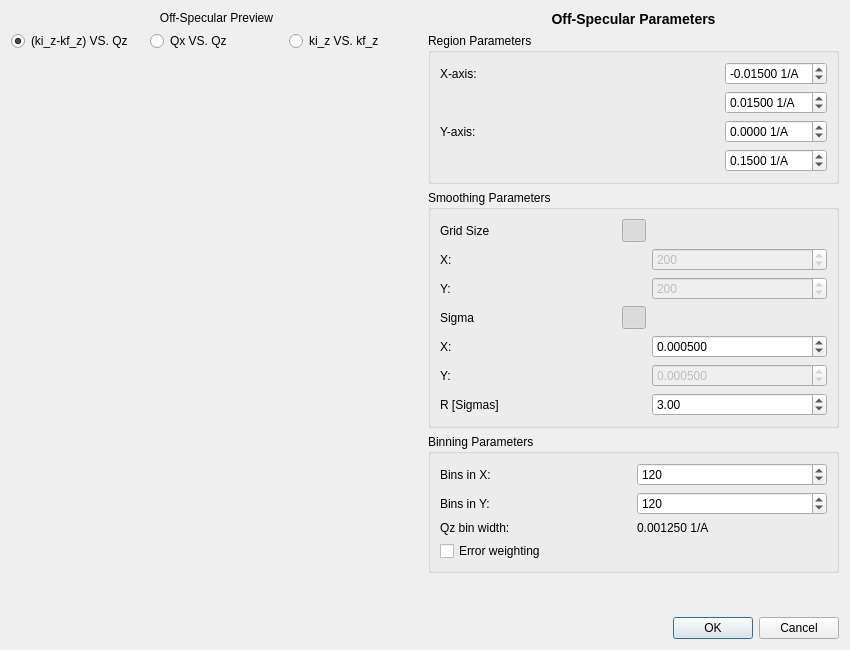
<?xml version="1.0" encoding="UTF-8"?>
<ui version="4.0">
 <class>Dialog</class>
 <widget class="QDialog" name="Dialog">
  <property name="geometry">
   <rect>
    <x>0</x>
    <y>0</y>
    <width>850</width>
    <height>650</height>
   </rect>
  </property>
  <property name="windowTitle">
   <string>QuickNXS - Off-Specular Parameters</string>
  </property>
  <property name="windowIcon">
   <iconset resource="../icons/icons.qrc">
    <normaloff>:/General/logo.png</normaloff>:/General/logo.png</iconset>
  </property>
  <layout class="QVBoxLayout" name="verticalLayout_main">
   <item>
    <layout class="QHBoxLayout" name="horizontalLayout_main">
     <item>
      <layout class="QVBoxLayout" name="verticalLayout_plot">
       <item>
        <widget class="QLabel" name="label_preview">
         <property name="text">
          <string>Off-Specular Preview</string>
         </property>
         <property name="alignment">
          <set>Qt::AlignCenter</set>
         </property>
        </widget>
       </item>
       <item>
        <layout class="QHBoxLayout" name="horizontalLayout_plot_options">
         <item>
          <widget class="QRadioButton" name="kizmkfzVSqz">
           <property name="text">
            <string>(ki_z-kf_z) VS. Qz</string>
           </property>
           <property name="checked">
            <bool>true</bool>
           </property>
          </widget>
         </item>
         <item>
          <widget class="QRadioButton" name="qxVSqz">
           <property name="text">
            <string>Qx VS. Qz</string>
           </property>
          </widget>
         </item>
         <item>
          <widget class="QRadioButton" name="kizVSkfz">
           <property name="text">
            <string>ki_z VS. kf_z</string>
           </property>
          </widget>
         </item>
        </layout>
       </item>
       <item>
        <widget class="MPLWidget" name="plot" native="true">
         <property name="sizePolicy">
          <sizepolicy hsizetype="Expanding" vsizetype="Expanding">
           <horstretch>0</horstretch>
           <verstretch>0</verstretch>
          </sizepolicy>
         </property>
        </widget>
       </item>
      </layout>
     </item>
     <item>
      <layout class="QVBoxLayout" name="verticalLayout_parameters">
       <item>
        <widget class="QLabel" name="label_parameters_title">
         <property name="text">
          <string>Off-Specular Parameters</string>
         </property>
         <property name="alignment">
          <set>Qt::AlignCenter</set>
         </property>
         <property name="styleSheet">
          <string>font-weight: bold; font-size: 14px;</string>
         </property>
        </widget>
       </item>
       <item>
        <widget class="QGroupBox" name="region_group">
         <property name="title">
          <string>Region Parameters</string>
         </property>
         <layout class="QGridLayout" name="gridLayout_region">
          <item row="0" column="0">
           <widget class="QLabel" name="label_x_axis">
            <property name="text">
             <string>X-axis:</string>
            </property>
           </widget>
          </item>
          <item row="0" column="1">
           <widget class="QDoubleSpinBox" name="offspec_x_min">
            <property name="toolTip">
             <string>Minimum X-value of the region</string>
            </property>
            <property name="suffix">
             <string> 1/A</string>
            </property>
            <property name="decimals">
             <number>5</number>
            </property>
            <property name="minimum">
             <double>-10.000000000000000</double>
            </property>
            <property name="maximum">
             <double>10.000000000000000</double>
            </property>
            <property name="singleStep">
             <double>0.005000000000000</double>
            </property>
            <property name="value">
             <double>-0.015000000000000</double>
            </property>
           </widget>
          </item>
          <item row="1" column="0">
           <spacer name="horizontalSpacer_x">
            <property name="orientation">
             <enum>Qt::Horizontal</enum>
            </property>
            <property name="sizeHint" stdset="0">
             <size>
              <width>40</width>
              <height>20</height>
             </size>
            </property>
           </spacer>
          </item>
          <item row="1" column="1">
           <widget class="QDoubleSpinBox" name="offspec_x_max">
            <property name="toolTip">
             <string>Maximum X-value of the region</string>
            </property>
            <property name="suffix">
             <string> 1/A</string>
            </property>
            <property name="decimals">
             <number>5</number>
            </property>
            <property name="minimum">
             <double>-10.000000000000000</double>
            </property>
            <property name="maximum">
             <double>10.000000000000000</double>
            </property>
            <property name="singleStep">
             <double>0.005000000000000</double>
            </property>
            <property name="value">
             <double>0.015000000000000</double>
            </property>
           </widget>
          </item>
          <item row="2" column="0">
           <widget class="QLabel" name="label_y_axis">
            <property name="text">
             <string>Y-axis:</string>
            </property>
           </widget>
          </item>
          <item row="2" column="1">
           <widget class="QDoubleSpinBox" name="offspec_y_min">
            <property name="toolTip">
             <string>Minimum Y-value of the region</string>
            </property>
            <property name="suffix">
             <string> 1/A</string>
            </property>
            <property name="decimals">
             <number>4</number>
            </property>
            <property name="minimum">
             <double>-1.000000000000000</double>
            </property>
            <property name="maximum">
             <double>10.000000000000000</double>
            </property>
            <property name="singleStep">
             <double>0.010000000000000</double>
            </property>
            <property name="value">
             <double>0.000000000000000</double>
            </property>
           </widget>
          </item>
          <item row="3" column="0">
           <spacer name="horizontalSpacer_y">
            <property name="orientation">
             <enum>Qt::Horizontal</enum>
            </property>
            <property name="sizeHint" stdset="0">
             <size>
              <width>40</width>
              <height>20</height>
             </size>
            </property>
           </spacer>
          </item>
          <item row="3" column="1">
           <widget class="QDoubleSpinBox" name="offspec_y_max">
            <property name="toolTip">
             <string>Maximum Y-value of the region</string>
            </property>
            <property name="suffix">
             <string> 1/A</string>
            </property>
            <property name="decimals">
             <number>4</number>
            </property>
            <property name="minimum">
             <double>-1.000000000000000</double>
            </property>
            <property name="maximum">
             <double>10.000000000000000</double>
            </property>
            <property name="singleStep">
             <double>0.010000000000000</double>
            </property>
            <property name="value">
             <double>0.150000000000000</double>
            </property>
           </widget>
          </item>
         </layout>
        </widget>
       </item>
       <item>
        <widget class="QGroupBox" name="smoothing_group">
         <property name="title">
          <string>Smoothing Parameters</string>
         </property>
         <layout class="QGridLayout" name="gridLayout_smoothing">
          <item row="0" column="0">
           <widget class="QLabel" name="label_grid_size">
            <property name="text">
             <string>Grid Size</string>
            </property>
           </widget>
          </item>
          <item row="0" column="1">
           <widget class="QToolButton" name="gridSizeCoupled">
            <property name="icon">
             <iconset theme="system-lock-screen">
              <normaloff/>
             </iconset>
            </property>
            <property name="checkable">
             <bool>true</bool>
            </property>
            <property name="checked">
             <bool>true</bool>
            </property>
           </widget>
          </item>
          <item row="1" column="0">
           <widget class="QLabel" name="label_grid_x">
            <property name="text">
             <string>X:</string>
            </property>
           </widget>
          </item>
          <item row="1" column="2">
           <widget class="QSpinBox" name="gridSizeX">
            <property name="enabled">
             <bool>false</bool>
            </property>
            <property name="minimum">
             <number>10</number>
            </property>
            <property name="maximum">
             <number>1000</number>
            </property>
            <property name="singleStep">
             <number>10</number>
            </property>
            <property name="value">
             <number>200</number>
            </property>
           </widget>
          </item>
          <item row="2" column="0">
           <widget class="QLabel" name="label_grid_y">
            <property name="text">
             <string>Y:</string>
            </property>
           </widget>
          </item>
          <item row="2" column="2">
           <widget class="QSpinBox" name="gridSizeY">
            <property name="enabled">
             <bool>false</bool>
            </property>
            <property name="minimum">
             <number>10</number>
            </property>
            <property name="maximum">
             <number>1000</number>
            </property>
            <property name="singleStep">
             <number>10</number>
            </property>
            <property name="value">
             <number>200</number>
            </property>
           </widget>
          </item>
          <item row="3" column="0">
           <widget class="QLabel" name="label_sigma">
            <property name="text">
             <string>Sigma</string>
            </property>
           </widget>
          </item>
          <item row="3" column="1">
           <widget class="QToolButton" name="sigmasCoupled">
            <property name="icon">
             <iconset theme="system-lock-screen">
              <normaloff/>
             </iconset>
            </property>
            <property name="checkable">
             <bool>true</bool>
            </property>
            <property name="checked">
             <bool>true</bool>
            </property>
           </widget>
          </item>
          <item row="4" column="0">
           <widget class="QLabel" name="label_sigma_x">
            <property name="text">
             <string>X:</string>
            </property>
           </widget>
          </item>
          <item row="4" column="2">
           <widget class="QDoubleSpinBox" name="sigmaX">
            <property name="decimals">
             <number>6</number>
            </property>
            <property name="minimum">
             <double>0.000001000000000</double>
            </property>
            <property name="maximum">
             <double>1.000000000000000</double>
            </property>
            <property name="singleStep">
             <double>0.000250000000000</double>
            </property>
            <property name="value">
             <double>0.000500000000000</double>
            </property>
           </widget>
          </item>
          <item row="5" column="0">
           <widget class="QLabel" name="label_sigma_y">
            <property name="text">
             <string>Y:</string>
            </property>
           </widget>
          </item>
          <item row="5" column="2">
           <widget class="QDoubleSpinBox" name="sigmaY">
            <property name="enabled">
             <bool>false</bool>
            </property>
            <property name="decimals">
             <number>6</number>
            </property>
            <property name="minimum">
             <double>0.000001000000000</double>
            </property>
            <property name="maximum">
             <double>1.000000000000000</double>
            </property>
            <property name="singleStep">
             <double>0.000250000000000</double>
            </property>
            <property name="value">
             <double>0.000500000000000</double>
            </property>
           </widget>
          </item>
          <item row="6" column="0">
           <widget class="QLabel" name="label_r_sigmas">
            <property name="text">
             <string>R [Sigmas]</string>
            </property>
           </widget>
          </item>
          <item row="6" column="2">
           <widget class="QDoubleSpinBox" name="rSigmas">
            <property name="minimum">
             <double>1.000000000000000</double>
            </property>
            <property name="maximum">
             <double>10.000000000000000</double>
            </property>
            <property name="value">
             <double>3.000000000000000</double>
            </property>
           </widget>
          </item>
         </layout>
        </widget>
       </item>
       <item>
        <widget class="QGroupBox" name="binning_group">
         <property name="title">
          <string>Binning Parameters</string>
         </property>
         <layout class="QGridLayout" name="gridLayout_binning">
          <item row="0" column="0">
           <widget class="QLabel" name="label_bins_x">
            <property name="text">
             <string>Bins in X:</string>
            </property>
           </widget>
          </item>
          <item row="0" column="1">
           <widget class="QSpinBox" name="offspec_bins_x">
            <property name="toolTip">
             <string>Enter the number of bins in X</string>
            </property>
            <property name="minimum">
             <number>1</number>
            </property>
            <property name="maximum">
             <number>1000</number>
            </property>
            <property name="singleStep">
             <number>10</number>
            </property>
            <property name="value">
             <number>120</number>
            </property>
           </widget>
          </item>
          <item row="1" column="0">
           <widget class="QLabel" name="label_bins_y">
            <property name="text">
             <string>Bins in Y:</string>
            </property>
           </widget>
          </item>
          <item row="1" column="1">
           <widget class="QSpinBox" name="offspec_bins_y">
            <property name="toolTip">
             <string>Enter the number of bins in Y</string>
            </property>
            <property name="minimum">
             <number>1</number>
            </property>
            <property name="maximum">
             <number>1000</number>
            </property>
            <property name="singleStep">
             <number>10</number>
            </property>
            <property name="value">
             <number>120</number>
            </property>
           </widget>
          </item>
          <item row="2" column="0">
           <widget class="QLabel" name="label_bin_width">
            <property name="text">
             <string>Qz bin width:</string>
            </property>
           </widget>
          </item>
          <item row="2" column="1">
           <widget class="QLabel" name="qz_bin_width_label">
            <property name="text">
             <string>0.001250 1/A</string>
            </property>
           </widget>
          </item>
          <item row="3" column="0" colspan="2">
           <widget class="QCheckBox" name="error_weighting_checkbox">
            <property name="toolTip">
             <string>Check to use an error weighted average when binning the data, otherwise a simple average will be used</string>
            </property>
            <property name="text">
             <string>Error weighting</string>
            </property>
            <property name="checkable">
             <bool>true</bool>
            </property>
            <property name="checked">
             <bool>false</bool>
            </property>
           </widget>
          </item>
         </layout>
        </widget>
       </item>
       <item>
        <spacer name="verticalSpacer">
         <property name="orientation">
          <enum>Qt::Vertical</enum>
         </property>
         <property name="sizeHint" stdset="0">
          <size>
           <width>20</width>
           <height>40</height>
          </size>
         </property>
        </spacer>
       </item>
      </layout>
     </item>
    </layout>
   </item>
   <item>
    <widget class="QDialogButtonBox" name="buttonBox">
     <property name="orientation">
      <enum>Qt::Horizontal</enum>
     </property>
     <property name="standardButtons">
      <set>QDialogButtonBox::Cancel|QDialogButtonBox::Ok</set>
     </property>
    </widget>
   </item>
  </layout>
 </widget>
 <customwidgets>
  <customwidget>
   <class>MPLWidget</class>
   <extends>QWidget</extends>
   <header>quicknxs.ui.mplwidget</header>
   <container>1</container>
  </customwidget>
 </customwidgets>
 <resources>
  <include location="../icons/icons.qrc"/>
 </resources>
 <connections>
  <connection>
   <sender>buttonBox</sender>
   <signal>accepted()</signal>
   <receiver>Dialog</receiver>
   <slot>accept()</slot>
   <hints>
    <hint type="sourcelabel">
     <x>425</x>
     <y>625</y>
    </hint>
    <hint type="destinationlabel">
     <x>425</x>
     <y>325</y>
    </hint>
   </hints>
  </connection>
  <connection>
   <sender>buttonBox</sender>
   <signal>rejected()</signal>
   <receiver>Dialog</receiver>
   <slot>reject()</slot>
   <hints>
    <hint type="sourcelabel">
     <x>425</x>
     <y>625</y>
    </hint>
    <hint type="destinationlabel">
     <x>425</x>
     <y>325</y>
    </hint>
   </hints>
  </connection>
 </connections>
</ui>
